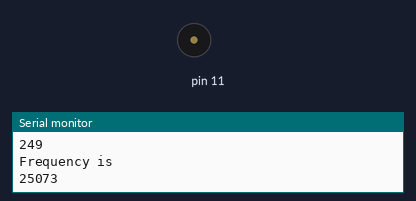
This sketch was run on a simulated Arduino Uno, built with avr-gcc and run on an emulated ATmega328P. Parts: buzzer (waves = sounding), the last lines printed to the serial monitor. Random numbers use the default seed unless the sketch sets one.

Above: at 0.3 s.
At 47.02 s:
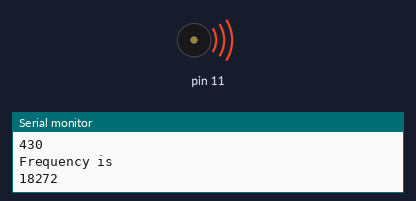
Timing chart, 0 to 48.7 s (numbered marks = the images above):
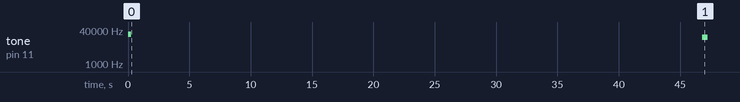

Measured:
- by itself, tone on pin 11: silent → 25073 Hz at 0.00 s, → silent 0.25 s later, → 18272 Hz 46.6 s later, → silent 0.43 s later

The sketch:

Annoyotron.ino
```cpp
/*
A present for my soon to be Old Boss...

Merry effin Christmas Mofo!

Released as GPLv2 by CrashSerious.

Use, modify, contribute back... so long as this header stays intact. above ---\/

__________________here_________________

 */

void setup() {
  Serial.begin(9600);
}

void loop() {
  long DelayTime; //Delay between tones
  int PlayTime;   // Length of tone to play
  int Frequency;  // 'frequency' of tone.

  // turn off tone function for pin 11:
  DelayTime = random(30000,3600000); //30 seconds to 1 hour
  PlayTime = random(50,700); // min 50ms to max 700ms duration of tone
  Frequency = random(15000,27000); //min 15000 to max 27000 'I know... this isn't a real frequency'

  //just for debugging.
  Serial.println("DelayTime is");
  Serial.println(DelayTime);
  Serial.println("PlayTime is");
  Serial.println(PlayTime);
  Serial.println("Frequency is");
  Serial.println(Frequency);

  // play a note on pin 11 for 500 ms:
  tone(11, Frequency, PlayTime); // play the tone!
  delay(DelayTime); // Make the bastard crazy...

}
```
